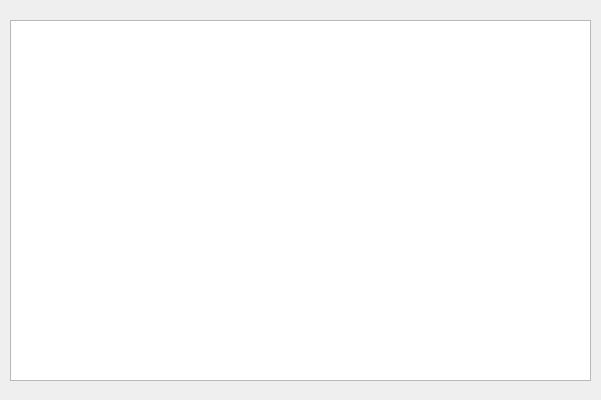
<?xml version="1.0" encoding="UTF-8"?>
<ui version="4.0">
 <class>Form</class>
 <widget class="QWidget" name="Form">
  <property name="geometry">
   <rect>
    <x>0</x>
    <y>0</y>
    <width>601</width>
    <height>400</height>
   </rect>
  </property>
  <property name="windowTitle">
   <string>Form</string>
  </property>
  <widget class="QTableWidget" name="table">
   <property name="geometry">
    <rect>
     <x>10</x>
     <y>20</y>
     <width>581</width>
     <height>361</height>
    </rect>
   </property>
  </widget>
 </widget>
 <resources/>
 <connections/>
</ui>
